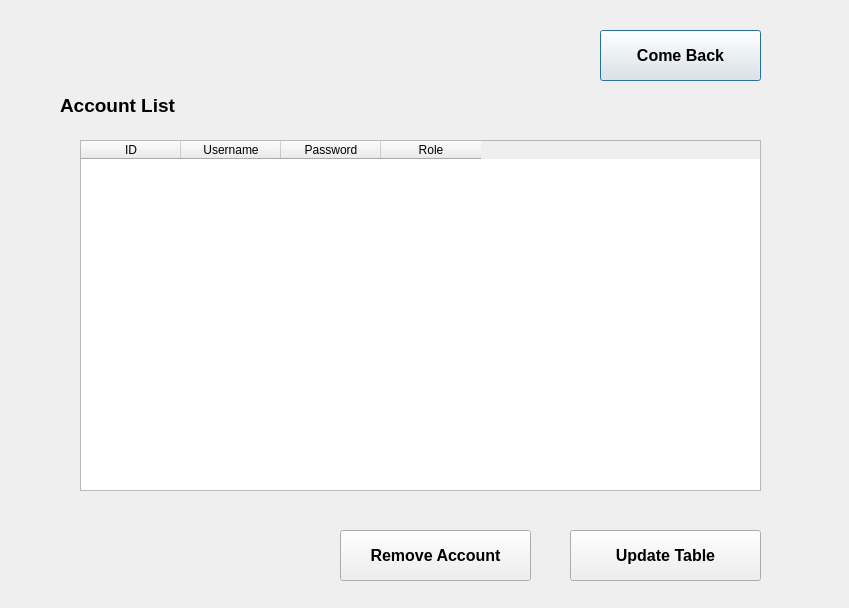
<?xml version="1.0" encoding="UTF-8"?>
<ui version="4.0">
 <class>Dialog</class>
 <widget class="QDialog" name="Dialog">
  <property name="geometry">
   <rect>
    <x>0</x>
    <y>0</y>
    <width>849</width>
    <height>608</height>
   </rect>
  </property>
  <property name="windowTitle">
   <string>Dialog</string>
  </property>
  <widget class="QLabel" name="label">
   <property name="geometry">
    <rect>
     <x>60</x>
     <y>70</y>
     <width>161</width>
     <height>71</height>
    </rect>
   </property>
   <property name="font">
    <font>
     <pointsize>14</pointsize>
     <weight>75</weight>
     <bold>true</bold>
    </font>
   </property>
   <property name="text">
    <string>Account List</string>
   </property>
  </widget>
  <widget class="QPushButton" name="comeBackBtn">
   <property name="geometry">
    <rect>
     <x>600</x>
     <y>30</y>
     <width>161</width>
     <height>51</height>
    </rect>
   </property>
   <property name="font">
    <font>
     <pointsize>12</pointsize>
     <weight>75</weight>
     <bold>true</bold>
    </font>
   </property>
   <property name="text">
    <string>Come Back</string>
   </property>
  </widget>
  <widget class="QTableWidget" name="accountsTable">
   <property name="geometry">
    <rect>
     <x>80</x>
     <y>140</y>
     <width>681</width>
     <height>351</height>
    </rect>
   </property>
   <column>
    <property name="text">
     <string>ID</string>
    </property>
   </column>
   <column>
    <property name="text">
     <string>Username</string>
    </property>
   </column>
   <column>
    <property name="text">
     <string>Password</string>
    </property>
   </column>
   <column>
    <property name="text">
     <string>Role</string>
    </property>
   </column>
  </widget>
  <widget class="QPushButton" name="updateAccountsTableBtn">
   <property name="geometry">
    <rect>
     <x>570</x>
     <y>530</y>
     <width>191</width>
     <height>51</height>
    </rect>
   </property>
   <property name="font">
    <font>
     <pointsize>12</pointsize>
     <weight>75</weight>
     <bold>true</bold>
    </font>
   </property>
   <property name="text">
    <string>Update Table</string>
   </property>
  </widget>
  <widget class="QPushButton" name="removeAccountBtn">
   <property name="geometry">
    <rect>
     <x>340</x>
     <y>530</y>
     <width>191</width>
     <height>51</height>
    </rect>
   </property>
   <property name="font">
    <font>
     <pointsize>12</pointsize>
     <weight>75</weight>
     <bold>true</bold>
    </font>
   </property>
   <property name="text">
    <string>Remove Account</string>
   </property>
  </widget>
 </widget>
 <resources/>
 <connections/>
</ui>
